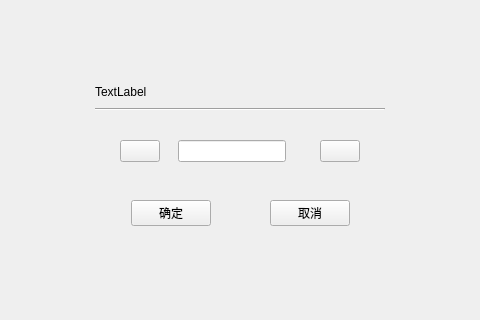
<?xml version="1.0" encoding="UTF-8"?>
<ui version="4.0">
 <class>ui_count_dialog</class>
 <widget class="QMainWindow" name="ui_count_dialog">
  <property name="enabled">
   <bool>true</bool>
  </property>
  <property name="geometry">
   <rect>
    <x>0</x>
    <y>0</y>
    <width>480</width>
    <height>320</height>
   </rect>
  </property>
  <property name="windowTitle">
   <string>MainWindow</string>
  </property>
  <widget class="QWidget" name="centralwidget">
   <layout class="QGridLayout" name="gridLayout" columnstretch="1,4,1">
    <item row="0" column="1">
     <spacer name="verticalSpacer">
      <property name="orientation">
       <enum>Qt::Vertical</enum>
      </property>
      <property name="sizeHint" stdset="0">
       <size>
        <width>20</width>
        <height>104</height>
       </size>
      </property>
     </spacer>
    </item>
    <item row="1" column="0">
     <spacer name="horizontalSpacer_2">
      <property name="orientation">
       <enum>Qt::Horizontal</enum>
      </property>
      <property name="sizeHint" stdset="0">
       <size>
        <width>72</width>
        <height>20</height>
       </size>
      </property>
     </spacer>
    </item>
    <item row="1" column="1">
     <widget class="QFrame" name="count_dialog_frame">
      <property name="frameShape">
       <enum>QFrame::NoFrame</enum>
      </property>
      <property name="frameShadow">
       <enum>QFrame::Raised</enum>
      </property>
      <layout class="QVBoxLayout" name="verticalLayout" stretch="1,0,2,1">
       <property name="spacing">
        <number>9</number>
       </property>
       <item>
        <widget class="QLabel" name="tip_title_label">
         <property name="text">
          <string>TextLabel</string>
         </property>
        </widget>
       </item>
       <item>
        <widget class="Line" name="tip_frame">
         <property name="orientation">
          <enum>Qt::Horizontal</enum>
         </property>
        </widget>
       </item>
       <item>
        <layout class="QHBoxLayout" name="count_control_layout" stretch="1,2,5,2,1">
         <property name="spacing">
          <number>9</number>
         </property>
         <property name="leftMargin">
          <number>0</number>
         </property>
         <property name="topMargin">
          <number>20</number>
         </property>
         <property name="rightMargin">
          <number>0</number>
         </property>
         <property name="bottomMargin">
          <number>20</number>
         </property>
         <item>
          <spacer name="horizontalSpacer">
           <property name="orientation">
            <enum>Qt::Horizontal</enum>
           </property>
           <property name="sizeHint" stdset="0">
            <size>
             <width>92</width>
             <height>20</height>
            </size>
           </property>
          </spacer>
         </item>
         <item alignment="Qt::AlignLeft|Qt::AlignVCenter">
          <widget class="QPushButton" name="count_down_btn">
           <property name="styleSheet">
            <string notr="true">border-image: url(:/icon/setting/sub.png);</string>
           </property>
           <property name="text">
            <string/>
           </property>
          </widget>
         </item>
         <item alignment="Qt::AlignLeft|Qt::AlignVCenter">
          <widget class="QLineEdit" name="count_edit">
           <property name="text">
            <string/>
           </property>
           <property name="alignment">
            <set>Qt::AlignCenter</set>
           </property>
          </widget>
         </item>
         <item alignment="Qt::AlignRight|Qt::AlignVCenter">
          <widget class="QPushButton" name="count_add_btn">
           <property name="styleSheet">
            <string notr="true">border-image: url(:/icon/setting/add.png);</string>
           </property>
           <property name="text">
            <string/>
           </property>
          </widget>
         </item>
         <item>
          <spacer name="horizontalSpacer">
           <property name="orientation">
            <enum>Qt::Horizontal</enum>
           </property>
           <property name="sizeHint" stdset="0">
            <size>
             <width>92</width>
             <height>20</height>
            </size>
           </property>
          </spacer>
         </item>
        </layout>
       </item>
       <item>
        <widget class="QWidget" name="widget" native="true">
         <layout class="QHBoxLayout" name="horizontalLayout" stretch="1,2,2,2,1">
          <item>
           <spacer name="horizontalSpacer_9">
            <property name="orientation">
             <enum>Qt::Horizontal</enum>
            </property>
            <property name="sizeHint" stdset="0">
             <size>
              <width>19</width>
              <height>20</height>
             </size>
            </property>
           </spacer>
          </item>
          <item>
           <widget class="QPushButton" name="count_confirm_btn">
            <property name="sizePolicy">
             <sizepolicy hsizetype="Expanding" vsizetype="Expanding">
              <horstretch>0</horstretch>
              <verstretch>0</verstretch>
             </sizepolicy>
            </property>
            <property name="maximumSize">
             <size>
              <width>225</width>
              <height>80</height>
             </size>
            </property>
            <property name="text">
             <string>确定</string>
            </property>
           </widget>
          </item>
          <item>
           <spacer name="horizontalSpacer">
            <property name="orientation">
             <enum>Qt::Horizontal</enum>
            </property>
            <property name="sizeHint" stdset="0">
             <size>
              <width>40</width>
              <height>20</height>
             </size>
            </property>
           </spacer>
          </item>
          <item>
           <widget class="QPushButton" name="count_cancel_btn">
            <property name="sizePolicy">
             <sizepolicy hsizetype="Expanding" vsizetype="Expanding">
              <horstretch>0</horstretch>
              <verstretch>0</verstretch>
             </sizepolicy>
            </property>
            <property name="maximumSize">
             <size>
              <width>225</width>
              <height>80</height>
             </size>
            </property>
            <property name="text">
             <string>取消</string>
            </property>
           </widget>
          </item>
          <item>
           <spacer name="horizontalSpacer_5">
            <property name="orientation">
             <enum>Qt::Horizontal</enum>
            </property>
            <property name="sizeHint" stdset="0">
             <size>
              <width>19</width>
              <height>20</height>
             </size>
            </property>
           </spacer>
          </item>
         </layout>
        </widget>
       </item>
      </layout>
     </widget>
    </item>
    <item row="1" column="2">
     <spacer name="horizontalSpacer_3">
      <property name="orientation">
       <enum>Qt::Horizontal</enum>
      </property>
      <property name="sizeHint" stdset="0">
       <size>
        <width>72</width>
        <height>20</height>
       </size>
      </property>
     </spacer>
    </item>
    <item row="2" column="1">
     <spacer name="verticalSpacer_2">
      <property name="orientation">
       <enum>Qt::Vertical</enum>
      </property>
      <property name="sizeHint" stdset="0">
       <size>
        <width>20</width>
        <height>104</height>
       </size>
      </property>
     </spacer>
    </item>
   </layout>
  </widget>
 </widget>
 <resources/>
 <connections/>
</ui>
